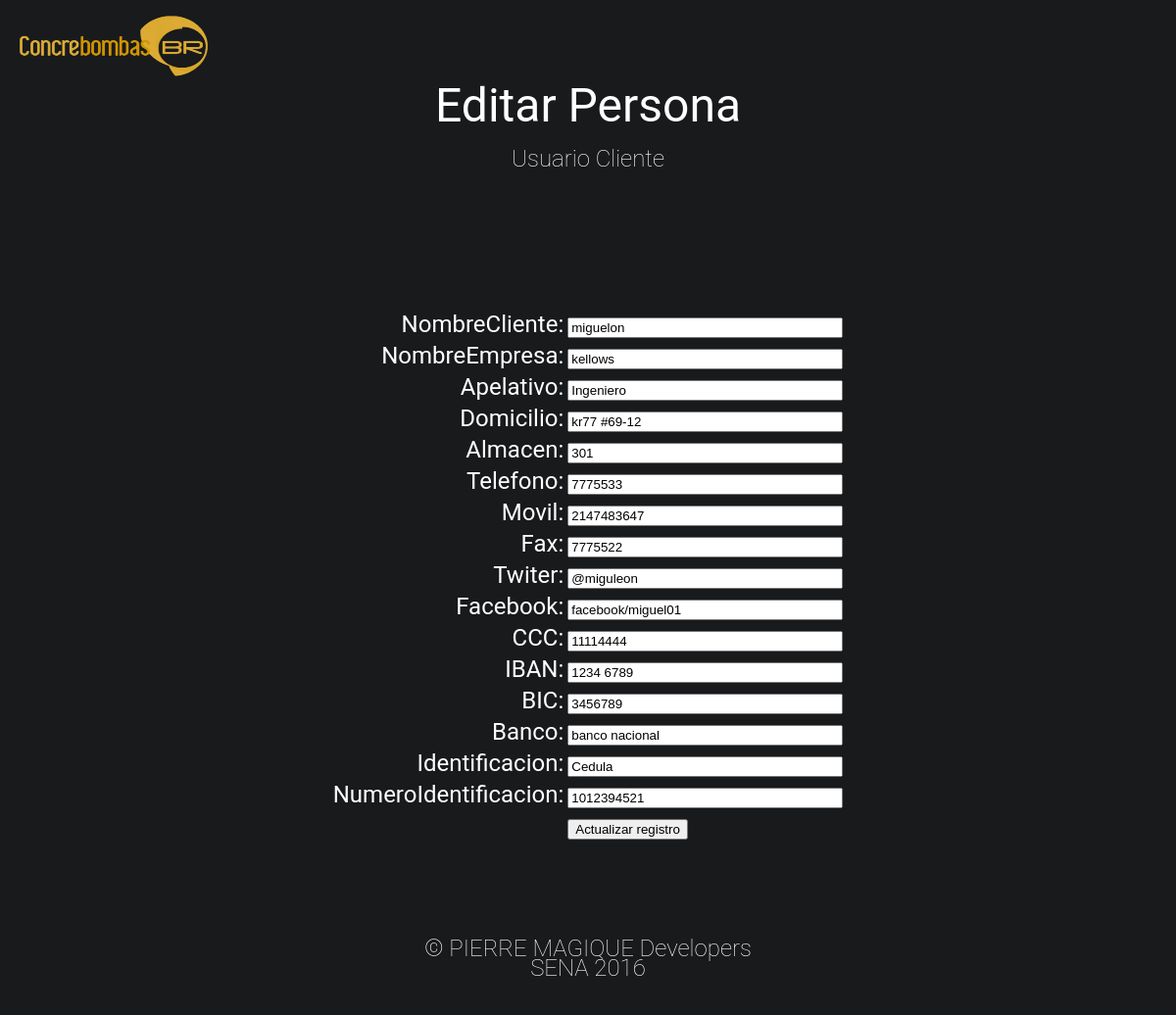
/php/php/EditClient.php?recordID=1, run on the app's committed database.
### tables this page shows
CREATE TABLE IF NOT EXISTS `cliente` (
  `IDcliente` bigint(20) NOT NULL AUTO_INCREMENT COMMENT 'Numero asignado de manera autoincrementable a cada cliente.',
  `NombreCliente` varchar(45) NOT NULL COMMENT 'El nombre del cliente.',
  `NombreEmpresa` varchar(45) DEFAULT NULL COMMENT 'Nombre de la empresa a la que pertenece el cliente, en caso tal de pertenecer a alguna.',
  `Apelativo` varchar(50) DEFAULT NULL COMMENT 'Apelativo que ingresa el cliente si lo desea, jefe, técnico, señor etc.',
  `Domicilio` varchar(100) NOT NULL COMMENT 'La dirección donde reside del cliente. ',
  `Almacen` varchar(75) DEFAULT NULL COMMENT 'Dirección de su almacén si lo posee.',
  `Telefono` int(7) DEFAULT NULL COMMENT 'Teléfono local del cliente.',
  `Movil` int(10) NOT NULL COMMENT 'Numero celular del cliente.',
  `Fax` int(50) DEFAULT NULL COMMENT 'Numero de fax del cliente.',
  `Email` varchar(60) NOT NULL COMMENT 'Correo electrónico del cliente.',
  `Twiter` varchar(45) DEFAULT NULL COMMENT 'Nombre de usuario de twiter.',
  `Facebook` varchar(70) DEFAULT NULL COMMENT 'Nombre de usuario de facebook.',
  `CCC` int(20) DEFAULT NULL COMMENT 'Número de cuenta bancaria del cliente.',
  `IBAN` varchar(45) DEFAULT NULL COMMENT 'Número que identifica la cuenta bancaria a nivel internacional.',
  `BIC` varchar(23) DEFAULT NULL COMMENT 'Número que identifica el banco destino de una transacción.',
  `Banco` varchar(50) DEFAULT NULL COMMENT 'Nombre del banco al que se encuentra asociado el cliente.',
  `Identificacion` varchar(30) NOT NULL COMMENT 'Tipo de identificación del cliente.',
  `NumeroIdentificacion` varchar(17) NOT NULL COMMENT 'Número de identificación del cliente.',
  `Password` varchar(60) NOT NULL COMMENT 'Contraseña con la que ingresara el cliente al aplicativo.',
  `relacionar` varchar(45) NOT NULL COMMENT 'Campo que relaciona las distintas tablas.',
  PRIMARY KEY (`Email`),
  KEY `ClienteID` (`IDcliente`)
);

### php/php/EditClient.php (the view, shortened to what this page needs)
<?php require_once('../Connections/conexion.php'); ?>
<?php
if (!function_exists("GetSQLValueString")) {
function GetSQLValueString($theValue, $theType, $theDefinedValue = "", $theNotDefinedValue = "")
{
  $theValue = function_exists("mysql_real_escape_string") ? mysql_real_escape_string($theValue) : mysql_escape_string($theValue);
  switch ($theType) {
    case "long":
    case "int":
      $theValue = ($theValue != "") ? intval($theValue) : "NULL";
      break;
  }
  return $theValue;
}
}
$editFormAction = $_SERVER['PHP_SELF'];
if (isset($_SERVER['QUERY_STRING'])) {
  $editFormAction .= "?" . htmlentities($_SERVER['QUERY_STRING']);
}
$var_id_editClient = "0";
if (isset($_GET['recordID'])) {
  $var_id_editClient = $_GET['recordID'];
}
$query_editClient = sprintf("SELECT * FROM cliente WHERE cliente.IDcliente=%s", GetSQLValueString($var_id_editClient, "int"));
$editClient = mysql_query($query_editClient, $conexion) or die(mysql_error());
$row_editClient = mysql_fetch_assoc($editClient);
?>
<link href="../css/style.css" rel="stylesheet" type="text/css">
<img src="../Imagenes/LOGONAME.png" width="210" height="80" alt="logoname" />
<div class="tittle">
<h1 align="center">Editar Persona</h1>
<p align="center">Usuario Cliente</p>
</div>
<p>
</p>
<p>&nbsp;</p>
<form action="<?php echo $editFormAction; ?>" method="post" name="form1" id="form1">
  <table align="center">
    <tr valign="baseline">
      <td nowrap="nowrap" align="right">NombreCliente:</td>
      <td><input type="text" name="NombreCliente" value="<?php echo htmlentities($row_editClient['NombreCliente'], ENT_COMPAT, ''); ?>" size="32" /></td>
    </tr>
    <tr valign="baseline">
      <td nowrap="nowrap" align="right">NombreEmpresa:</td>
      <td><input type="text" name="NombreEmpresa" value="<?php echo htmlentities($row_editClient['NombreEmpresa'], ENT_COMPAT, ''); ?>" size="32" /></td>
    </tr>
    <tr valign="baseline">
      <td nowrap="nowrap" align="right">Apelativo:</td>
      <td><input type="text" name="Apelativo" value="<?php echo htmlentities($row_editClient['Apelativo'], ENT_COMPAT, ''); ?>" size="32" /></td>
    </tr>
    <tr valign="baseline">
      <td nowrap="nowrap" align="right">Domicilio:</td>
      <td><input type="text" name="Domicilio" value="<?php echo htmlentities($row_editClient['Domicilio'], ENT_COMPAT, ''); ?>" size="32" /></td>
    </tr>
    <tr valign="baseline">
      <td nowrap="nowrap" align="right">Almacen:</td>
      <td><input type="text" name="Almacen" value="<?php echo htmlentities($row_editClient['Almacen'], ENT_COMPAT, ''); ?>" size="32" /></td>
    </tr>
    <tr valign="baseline">
      <td nowrap="nowrap" align="right">Telefono:</td>
      <td><input type="text" name="Telefono" value="<?php echo htmlentities($row_editClient['Telefono'], ENT_COMPAT, ''); ?>" size="32" /></td>
    </tr>
    <tr valign="baseline">
      <td nowrap="nowrap" align="right">Movil:</td>
      <td><input type="text" name="Movil" value="<?php echo htmlentities($row_editClient['Movil'], ENT_COMPAT, ''); ?>" size="32" /></td>
    </tr>
    <tr valign="baseline">
      <td nowrap="nowrap" align="right">Fax:</td>
      <td><input type="text" name="Fax" value="<?php echo htmlentities($row_editClient['Fax'], ENT_COMPAT, ''); ?>" size="32" /></td>
    </tr>
    <tr valign="baseline">
      <td nowrap="nowrap" align="right">Twiter:</td>
      <td><input type="text" name="Twiter" value="<?php echo htmlentities($row_editClient['Twiter'], ENT_COMPAT, ''); ?>" size="32" /></td>
    </tr>
    <tr valign="baseline">
      <td nowrap="nowrap" align="right">Facebook:</td>
      <td><input type="text" name="Facebook" value="<?php echo htmlentities($row_editClient['Facebook'], ENT_COMPAT, ''); ?>" size="32" /></td>
    </tr>
    <tr valign="baseline">
      <td nowrap="nowrap" align="right">CCC:</td>
      <td><input type="text" name="CCC" value="<?php echo htmlentities($row_editClient['CCC'], ENT_COMPAT, ''); ?>" size="32" /></td>
    </tr>
    <tr valign="baseline">
      <td nowrap="nowrap" align="right">IBAN:</td>
      <td><input type="text" name="IBAN" value="<?php echo htmlentities($row_editClient['IBAN'], ENT_COMPAT, ''); ?>" size="32" /></td>
    </tr>
    <tr valign="baseline">
      <td nowrap="nowrap" align="right">BIC:</td>
      <td><input type="text" name="BIC" value="<?php echo htmlentities($row_editClient['BIC'], ENT_COMPAT, ''); ?>" size="32" /></td>
    </tr>
    <tr valign="baseline">
      <td nowrap="nowrap" align="right">Banco:</td>
      <td><input type="text" name="Banco" value="<?php echo htmlentities($row_editClient['Banco'], ENT_COMPAT, ''); ?>" size="32" /></td>
    </tr>
    <tr valign="baseline">
      <td nowrap="nowrap" align="right">Identificacion:</td>
      <td><input type="text" name="Identificacion" value="<?php echo htmlentities($row_editClient['Identificacion'], ENT_COMPAT, ''); ?>" size="32" /></td>
    </tr>
    <tr valign="baseline">
      <td nowrap="nowrap" align="right">NumeroIdentificacion:</td>
      <td><input type="text" name="NumeroIdentificacion" value="<?php echo htmlentities($row_editClient['NumeroIdentificacion'], ENT_COMPAT, ''); ?>" size="32" /></td>
    </tr>
    <tr valign="baseline">
      <td nowrap="nowrap" align="right">&nbsp;</td>
      <td><input type="submit" value="Actualizar registro" /></td>
    </tr>
  </table>
</form>
<p>&nbsp;</p>
<div class="footer">
  <p align="center">&copy; PIERRE MAGIQUE Developers<br />
  SENA 2016</p>
</div>

### css/style.css (style rules this page uses)
h1, h2, h3, h4, h5, h6 { font-weight: normal; }
h1 { margin: 10px; }
p { padding: 10px; font-weight: 100; color: #fff; }
.footer { background: #181A1C; text-align: center; }
.footer > p { color: #fff; margin:0; }

### php/php/EditClient.php (style rules this page uses)
body,td,th { font-family: Roboto, sans-serif; font-size: 24px; }

### data on the page
cliente: NombreCliente "miguelon", NombreEmpresa "kellows", Apelativo "Ingeniero", Domicilio "kr77 #69-12", Almacen "301", Telefono "7775533", Movil "2147483647", Fax "7775522", Twiter "@miguleon", Facebook "facebook/miguel01", CCC "11114444", IBAN "1234 6789", BIC "3456789", Banco "banco nacional", Identificacion "Cedula", NumeroIdentificacion "1012394521"
